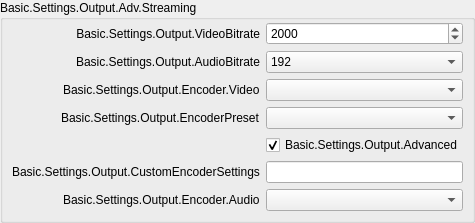
                     <widget class="QGroupBox" name="simpleStreamingGroupBox">
                      <property name="title">
                       <string>Basic.Settings.Output.Adv.Streaming</string>
                      </property>
                      <layout class="QFormLayout" name="simpleStreamingLayout">
                       <property name="fieldGrowthPolicy">
                        <enum>QFormLayout::FieldGrowthPolicy::AllNonFixedFieldsGrow</enum>
                       </property>
                       <property name="labelAlignment">
                        <set>Qt::AlignmentFlag::AlignRight|Qt::AlignmentFlag::AlignTrailing|Qt::AlignmentFlag::AlignVCenter</set>
                       </property>
                       <property name="leftMargin">
                        <number>9</number>
                       </property>
                       <property name="topMargin">
                        <number>2</number>
                       </property>
                       <property name="rightMargin">
                        <number>9</number>
                       </property>
                       <property name="bottomMargin">
                        <number>9</number>
                       </property>
                       <item row="0" column="0">
                        <widget class="QLabel" name="simpleOutputVBitrateLabel">
                         <property name="minimumSize">
                          <size>
                           <width>170</width>
                           <height>0</height>
                          </size>
                         </property>
                         <property name="text">
                          <string>Basic.Settings.Output.VideoBitrate</string>
                         </property>
                         <property name="alignment">
                          <set>Qt::AlignmentFlag::AlignRight|Qt::AlignmentFlag::AlignTrailing|Qt::AlignmentFlag::AlignVCenter</set>
                         </property>
                         <property name="buddy">
                          <cstring>simpleOutputVBitrate</cstring>
                         </property>
                        </widget>
                       </item>
                       <item row="0" column="1">
                        <widget class="OBS::SpinBox" name="simpleOutputVBitrate">
                         <property name="minimum">
                          <number>200</number>
                         </property>
                         <property name="maximum">
                          <number>1000000</number>
                         </property>
                         <property name="value">
                          <number>2000</number>
                         </property>
                        </widget>
                       </item>
                       <item row="1" column="0">
                        <widget class="QLabel" name="simpleOutputABitrateLabel">
                         <property name="text">
                          <string>Basic.Settings.Output.AudioBitrate</string>
                         </property>
                         <property name="buddy">
                          <cstring>simpleOutputABitrate</cstring>
                         </property>
                        </widget>
                       </item>
                       <item row="1" column="1">
                        <widget class="QComboBox" name="simpleOutputABitrate">
                         <property name="currentIndex">
                          <number>8</number>
                         </property>
                         <item>
                          <property name="text">
                           <string>32</string>
                          </property>
                         </item>
                         <item>
                          <property name="text">
                           <string>48</string>
                          </property>
                         </item>
                         <item>
                          <property name="text">
                           <string>64</string>
                          </property>
                         </item>
                         <item>
                          <property name="text">
                           <string>80</string>
                          </property>
                         </item>
                         <item>
                          <property name="text">
                           <string>96</string>
                          </property>
                         </item>
                         <item>
                          <property name="text">
                           <string>112</string>
                          </property>
                         </item>
                         <item>
                          <property name="text">
                           <string>128</string>
                          </property>
                         </item>
                         <item>
                          <property name="text">
                           <string>160</string>
                          </property>
                         </item>
                         <item>
                          <property name="text">
                           <string>192</string>
                          </property>
                         </item>
                         <item>
                          <property name="text">
                           <string>256</string>
                          </property>
                         </item>
                         <item>
                          <property name="text">
                           <string>320</string>
                          </property>
                         </item>
                        </widget>
                       </item>
                       <item row="2" column="0">
                        <widget class="QLabel" name="simpleOutStrEncoderLabel">
                         <property name="text">
                          <string>Basic.Settings.Output.Encoder.Video</string>
                         </property>
                         <property name="buddy">
                          <cstring>simpleOutRecEncoder</cstring>
                         </property>
                        </widget>
                       </item>
                       <item row="2" column="1">
                        <widget class="QComboBox" name="simpleOutStrEncoder"/>
                       </item>
                       <item row="3" column="0">
                        <widget class="QLabel" name="simpleOutPresetLabel">
                         <property name="enabled">
                          <bool>true</bool>
                         </property>
                         <property name="text">
                          <string>Basic.Settings.Output.EncoderPreset</string>
                         </property>
                         <property name="buddy">
                          <cstring>simpleOutPreset</cstring>
                         </property>
                        </widget>
                       </item>
                       <item row="3" column="1">
                        <widget class="QComboBox" name="simpleOutPreset"/>
                       </item>
                       <item row="4" column="1">
                        <widget class="QCheckBox" name="simpleOutAdvanced">
                         <property name="text">
                          <string>Basic.Settings.Output.Advanced</string>
                         </property>
                         <property name="checked">
                          <bool>true</bool>
                         </property>
                        </widget>
                       </item>
                       <item row="5" column="0">
                        <widget class="QLabel" name="simpleOutCustomLabel">
                         <property name="text">
                          <string>Basic.Settings.Output.CustomEncoderSettings</string>
                         </property>
                         <property name="buddy">
                          <cstring>simpleOutCustom</cstring>
                         </property>
                        </widget>
                       </item>
                       <item row="5" column="1">
                        <widget class="QLineEdit" name="simpleOutCustom"/>
                       </item>
                       <item row="6" column="0">
                        <widget class="QLabel" name="simpleOutStrAEncoderLabel">
                         <property name="text">
                          <string>Basic.Settings.Output.Encoder.Audio</string>
                         </property>
                         <property name="buddy">
                          <cstring>simpleOutStrAEncoder</cstring>
                         </property>
                        </widget>
                       </item>
                       <item row="6" column="1">
                        <widget class="QComboBox" name="simpleOutStrAEncoder"/>
                       </item>
                      </layout>
                     </widget>
